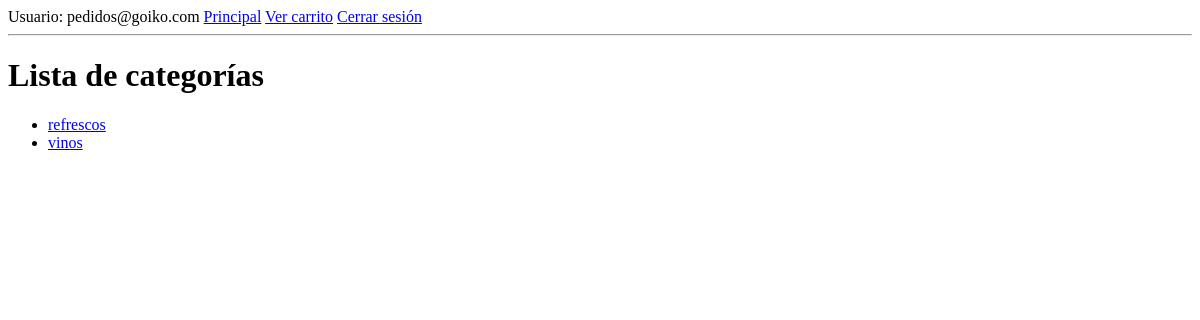
Before: /ud4_pedidos/categorias.php (signed in) with the older database file.
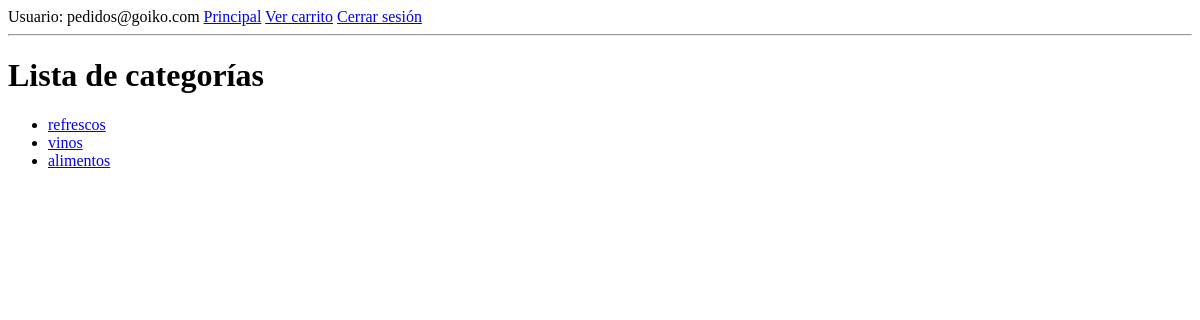
After: the same page with the newer database file.
### tables this page shows
CREATE TABLE `categorias` (
  `codigo` int(11) NOT NULL,
  `nombre` varchar(45) NOT NULL,
  `descripcion` varchar(150) NOT NULL
);

### ud4_pedidos/bd.php (called while the page is built, shortened)
<?php
function obtenerConexion() {
    try {
        $conexion = new PDO("mysql:host=" . DB_HOST . "; dbname=" . DB_NAME . "", DB_USER, DB_PASSWORD);
        $conexion->setAttribute(PDO::ATTR_ERRMODE, PDO::ERRMODE_EXCEPTION);
        $conexion->exec("SET CHARACTER SET " . DB_CHARSET);
        return $conexion;
    } catch (Exception $e) {
        echo $e->GetMessage();
    }
}
function obtenerCategorias() {
    $conexion = obtenerConexion();
    $sql = "SELECT * FROM categorias";
    $categorias = $conexion->query($sql);
    if($categorias->rowCount() === 0) {
        return FALSE;
    } else {
        return $categorias->fetchAll(PDO::FETCH_OBJ);
    }
}

### ud4_pedidos/categorias.php (the view, shortened to what this page needs)
<?php
    require_once 'bd.php';
?>
<!DOCTYPE html>
<html lang="es">
<head>
</head>
<body>
<?php require 'cabecera.php';?>
<h1>Lista de categorías</h1>
<?php
    $categorias = obtenerCategorias();
    if ($categorias === FALSE) {
        echo '<p>No se han encontrado categorias</p>';
        echo '<p>Necesitas añadir categorias en la base de datos.</p>';
    } else {
        echo '<ul>';
        foreach ($categorias as $categoria) {
            $url = "productos.php?categoria=$categoria->codigo";
            echo "<li><a href='$url'>$categoria->nombre</a></li>";
        }
        echo '</ul>';
    }
?>
</body>
</html>

Changed rows visible on the page:
added categorias: nombre "alimentos"
